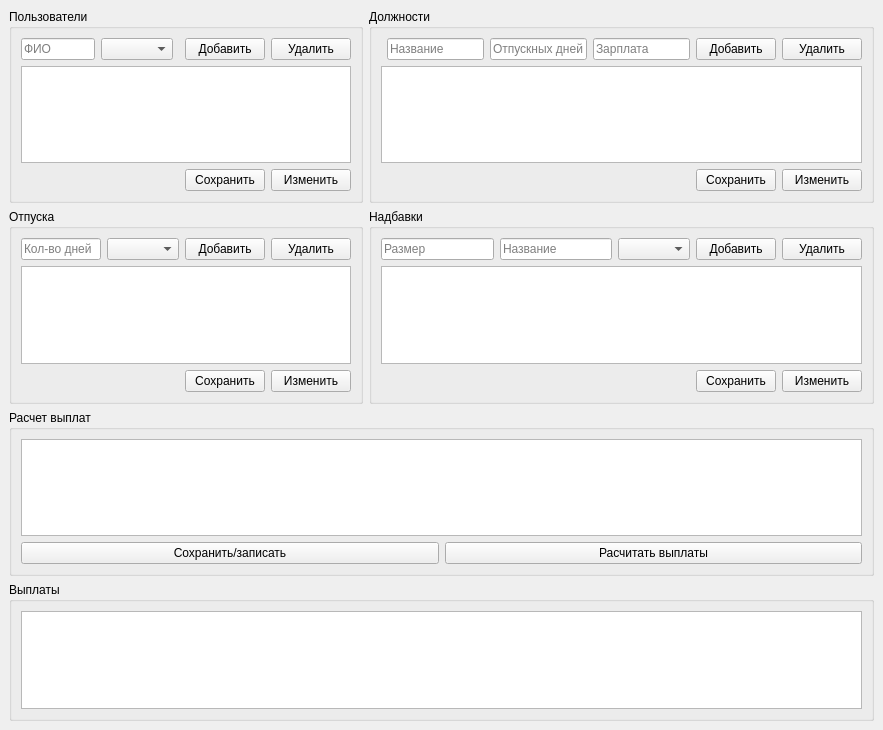
<?xml version="1.0" encoding="UTF-8"?>
<ui version="4.0">
 <class>AdminWindow</class>
 <widget class="QMainWindow" name="AdminWindow">
  <property name="geometry">
   <rect>
    <x>0</x>
    <y>0</y>
    <width>883</width>
    <height>730</height>
   </rect>
  </property>
  <property name="windowTitle">
   <string>Панель администратора</string>
  </property>
  <widget class="QWidget" name="centralwidget">
   <layout class="QGridLayout" name="gridLayout">
    <item row="1" column="0">
     <widget class="QGroupBox" name="groupBox_2">
      <property name="title">
       <string>Отпуска</string>
      </property>
      <layout class="QGridLayout" name="gridLayout_4">
       <item row="2" column="3">
        <widget class="QPushButton" name="pushButton_13">
         <property name="text">
          <string>Изменить</string>
         </property>
        </widget>
       </item>
       <item row="0" column="3">
        <widget class="QPushButton" name="pushButton_16">
         <property name="text">
          <string>Удалить</string>
         </property>
        </widget>
       </item>
       <item row="2" column="2">
        <widget class="QPushButton" name="pushButton_14">
         <property name="text">
          <string>Сохранить</string>
         </property>
        </widget>
       </item>
       <item row="0" column="1">
        <widget class="QComboBox" name="comboBox_3"/>
       </item>
       <item row="0" column="2">
        <widget class="QPushButton" name="pushButton_15">
         <property name="text">
          <string>Добавить</string>
         </property>
        </widget>
       </item>
       <item row="0" column="0">
        <widget class="QLineEdit" name="lineEdit_7">
         <property name="placeholderText">
          <string>Кол-во дней</string>
         </property>
        </widget>
       </item>
       <item row="1" column="0" colspan="4">
        <widget class="QTableView" name="tableView_3"/>
       </item>
      </layout>
     </widget>
    </item>
    <item row="0" column="0">
     <widget class="QGroupBox" name="groupBox">
      <property name="title">
       <string>Пользователи</string>
      </property>
      <layout class="QGridLayout" name="gridLayout_2">
       <item row="0" column="5">
        <widget class="QPushButton" name="pushButton_2">
         <property name="text">
          <string>Удалить</string>
         </property>
        </widget>
       </item>
       <item row="0" column="1">
        <widget class="QLineEdit" name="lineEdit">
         <property name="placeholderText">
          <string>ФИО</string>
         </property>
        </widget>
       </item>
       <item row="0" column="2">
        <widget class="QComboBox" name="comboBox"/>
       </item>
       <item row="1" column="1" colspan="5">
        <widget class="QTableView" name="tableView"/>
       </item>
       <item row="3" column="5">
        <widget class="QPushButton" name="pushButton_3">
         <property name="text">
          <string>Изменить</string>
         </property>
        </widget>
       </item>
       <item row="3" column="4">
        <widget class="QPushButton" name="pushButton_4">
         <property name="text">
          <string>Сохранить</string>
         </property>
        </widget>
       </item>
       <item row="0" column="4">
        <widget class="QPushButton" name="pushButton">
         <property name="text">
          <string>Добавить</string>
         </property>
        </widget>
       </item>
      </layout>
     </widget>
    </item>
    <item row="0" column="1">
     <widget class="QGroupBox" name="groupBox_3">
      <property name="title">
       <string>Должности</string>
      </property>
      <layout class="QGridLayout" name="gridLayout_3">
       <item row="2" column="5">
        <widget class="QPushButton" name="pushButton_6">
         <property name="text">
          <string>Сохранить</string>
         </property>
        </widget>
       </item>
       <item row="2" column="6">
        <widget class="QPushButton" name="pushButton_5">
         <property name="text">
          <string>Изменить</string>
         </property>
        </widget>
       </item>
       <item row="1" column="1" colspan="6">
        <widget class="QTableView" name="tableView_2"/>
       </item>
       <item row="0" column="6">
        <widget class="QPushButton" name="pushButton_7">
         <property name="text">
          <string>Удалить</string>
         </property>
        </widget>
       </item>
       <item row="0" column="5">
        <widget class="QPushButton" name="pushButton_8">
         <property name="text">
          <string>Добавить</string>
         </property>
        </widget>
       </item>
       <item row="0" column="4">
        <widget class="QLineEdit" name="lineEdit_4">
         <property name="placeholderText">
          <string>Зарплата</string>
         </property>
        </widget>
       </item>
       <item row="0" column="3">
        <widget class="QLineEdit" name="lineEdit_3">
         <property name="placeholderText">
          <string>Отпускных дней</string>
         </property>
        </widget>
       </item>
       <item row="0" column="2">
        <widget class="QLineEdit" name="lineEdit_2">
         <property name="placeholderText">
          <string>Название</string>
         </property>
        </widget>
       </item>
       <item row="2" column="2" colspan="3">
        <spacer name="horizontalSpacer">
         <property name="orientation">
          <enum>Qt::Horizontal</enum>
         </property>
         <property name="sizeHint" stdset="0">
          <size>
           <width>40</width>
           <height>20</height>
          </size>
         </property>
        </spacer>
       </item>
      </layout>
     </widget>
    </item>
    <item row="1" column="1">
     <widget class="QGroupBox" name="groupBox_4">
      <property name="title">
       <string>Надбавки</string>
      </property>
      <layout class="QGridLayout" name="gridLayout_5">
       <item row="0" column="0">
        <widget class="QLineEdit" name="lineEdit_5">
         <property name="placeholderText">
          <string>Размер</string>
         </property>
        </widget>
       </item>
       <item row="0" column="1">
        <widget class="QLineEdit" name="lineEdit_6">
         <property name="placeholderText">
          <string>Название</string>
         </property>
        </widget>
       </item>
       <item row="0" column="2">
        <widget class="QComboBox" name="comboBox_2"/>
       </item>
       <item row="0" column="3">
        <widget class="QPushButton" name="pushButton_9">
         <property name="text">
          <string>Добавить</string>
         </property>
        </widget>
       </item>
       <item row="0" column="4">
        <widget class="QPushButton" name="pushButton_10">
         <property name="text">
          <string>Удалить</string>
         </property>
        </widget>
       </item>
       <item row="1" column="0" colspan="5">
        <widget class="QTableView" name="tableView_4"/>
       </item>
       <item row="2" column="4">
        <widget class="QPushButton" name="pushButton_12">
         <property name="text">
          <string>Изменить</string>
         </property>
        </widget>
       </item>
       <item row="2" column="3">
        <widget class="QPushButton" name="pushButton_11">
         <property name="text">
          <string>Сохранить</string>
         </property>
        </widget>
       </item>
      </layout>
     </widget>
    </item>
    <item row="2" column="0" colspan="2">
     <widget class="QGroupBox" name="groupBox_5">
      <property name="title">
       <string>Расчет выплат</string>
      </property>
      <layout class="QGridLayout" name="gridLayout_6">
       <item row="1" column="1">
        <widget class="QPushButton" name="pushButton_17">
         <property name="text">
          <string>Расчитать выплаты</string>
         </property>
        </widget>
       </item>
       <item row="1" column="0">
        <widget class="QPushButton" name="pushButton_18">
         <property name="text">
          <string>Сохранить/записать</string>
         </property>
        </widget>
       </item>
       <item row="0" column="0" colspan="2">
        <widget class="QTableWidget" name="tableWidget_5"/>
       </item>
      </layout>
     </widget>
    </item>
    <item row="3" column="0" colspan="2">
     <widget class="QGroupBox" name="groupBox_6">
      <property name="title">
       <string>Выплаты</string>
      </property>
      <layout class="QGridLayout" name="gridLayout_7">
       <item row="0" column="0">
        <widget class="QTableView" name="tableView_6"/>
       </item>
      </layout>
     </widget>
    </item>
   </layout>
  </widget>
 </widget>
 <resources/>
 <connections/>
</ui>
